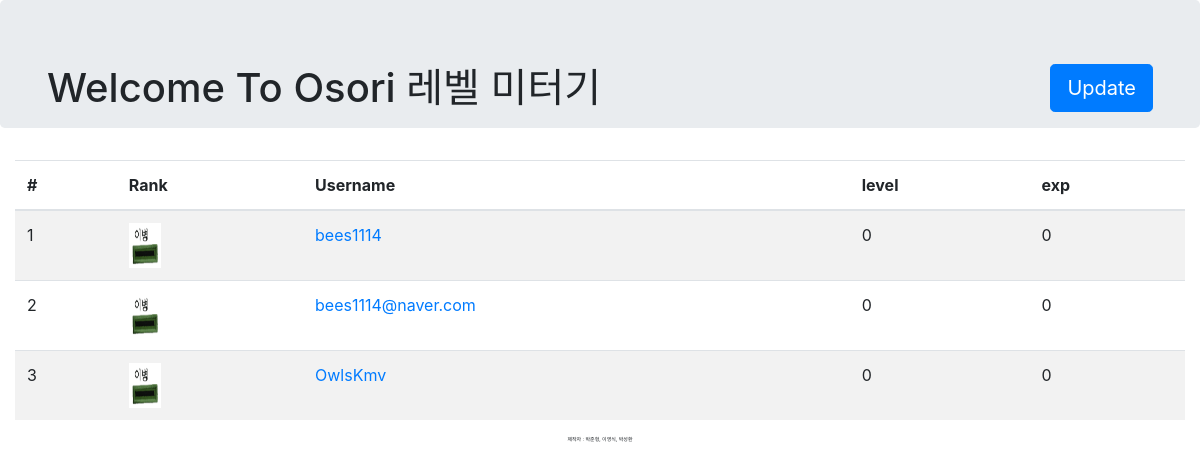
The app's page /, older data.
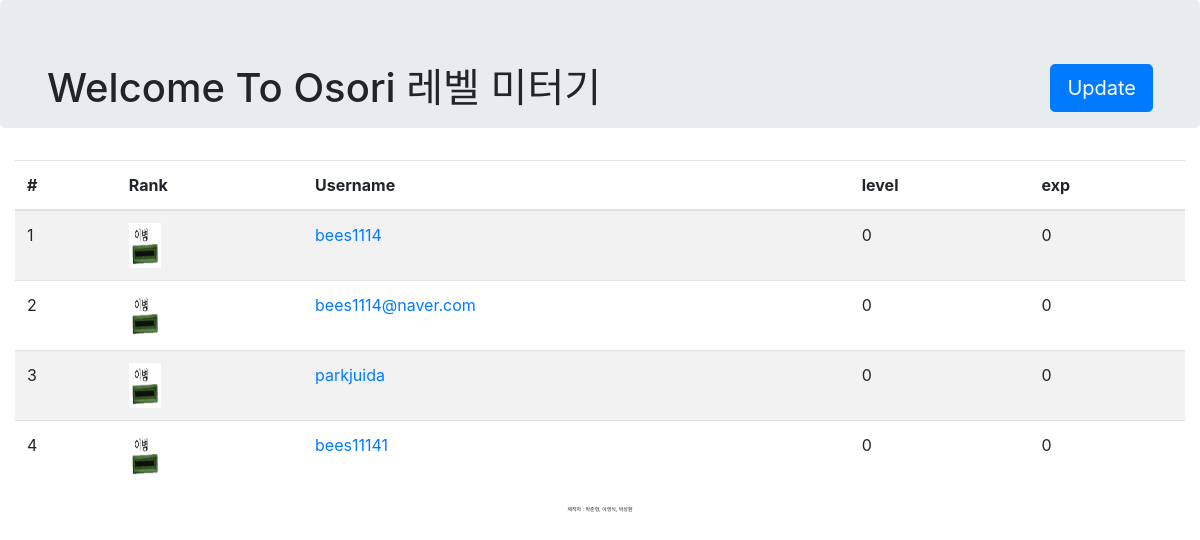
The same page, newer data.
### Osori_rpg/models.py (models this page shows)
class Profile(models.Model):
    user = models.OneToOneField(User, on_delete=models.CASCADE)
    git_commit = models.IntegerField(default=0)
    room_visit = models.IntegerField(default=0)
    event_visit = models.IntegerField(default=0)
    contribution = models.IntegerField(default=0)
    login_counter = models.IntegerField(default=0)
    level = models.IntegerField(default=0)
    exp = models.IntegerField(default=0)

### Osori_rpg/views.py (the view)
# urls.py: url(r'^$', views.index, name='index_page'),
def index(request):
    if request.method == "GET":
        member_infos = Profile.objects.all()
        print(member_infos)
    return render(request, 'index.html', {'member_infos': member_infos})

### Osori_rpg/templates/index.html (shortened to what this page needs)
{% load staticfiles %}
<!doctype html>
<html lang="ko">
<head>
    <link rel="stylesheet" href="{% static 'css/index.css' %}">
    <link rel="stylesheet" href="https://maxcdn.bootstrapcdn.com/bootstrap/4.0.0-beta.2/css/bootstrap.min.css"
>
</head>
<div class="jumbotron">
    <div class="container">
        <h1 class="display-5 float-left">Welcome To Osori 레벨 미터기</h1>
        <form method="get" action="{% url 'update_info'%}" class="form-signin float-right">
            <button class="btn btn-primary btn-lg">Update</button>
        </form>
    </div>
</div>
<div class="container-fluid">
    <div class="table-responsive">
        <table class="table table-striped">
            <thead>
            <tr>
                <th>#</th>
                <th>Rank</th>
                <th>Username</th>
                <th>level</th>
                <th>exp</th>
            </tr>
            </thead>
            <tbody>
            {% for member_info in member_infos %}
            <tr>
                <td>{{ forloop.counter }}</td>
                <td><img src="{% static 'img/' %}level{{member_info.level}}.png" width="32.5" height="45"/></td>
                <td><a href="{% url 'contribute_info'%}?id={{member_info.user.username}}">{{member_info.user.username}}</a></td>
                <td>{{member_info.level}}</td>
                <td>{{member_info.exp}}</td>
            </tr>
            {% endfor %}
            </tbody>
        </table>
    </div>
</div>
<footer>
    <p style="font-size: 5px; text-align: center;">제작자 : 박준형, 이영식, 박성환</p>
</footer>
</html>

Row changes from the older to the newer data that the page shows:
changed through a linked row, Profile: user.username "OwlsKmv" → "parkjuida"
added Profile: user.username "bees11141", level "0", exp "0"
